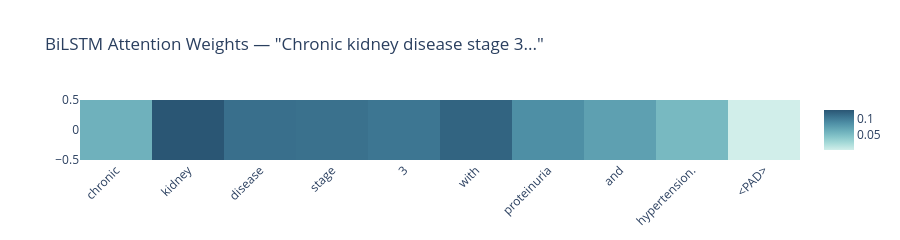

The cell this chart's notebook holds for it:
### Code cell
# ── BiLSTM attention heatmap on a sample note ────────────────────────
sample_text = "Chronic kidney disease stage 3 with proteinuria and hypertension."
sample_enc  = torch.tensor([encode(sample_text, vocab)], dtype=torch.long).to(DEVICE)

bilstm.eval()
with torch.no_grad():
    emb_out, _ = bilstm.lstm(bilstm.embedding(sample_enc))
    _, attn_weights = bilstm.attn_pool(emb_out)   # (1, T)

weights = attn_weights[0].cpu().numpy()
tokens  = sample_text.lower().split()[:MAX_LEN]
# Pad or truncate to MAX_LEN
while len(tokens) < MAX_LEN: tokens.append('<PAD>')
tokens = tokens[:MAX_LEN]

fig4 = go.Figure(go.Heatmap(
    z=[weights],
    x=tokens,
    colorscale='Teal',
    showscale=True,
))
fig4.update_layout(
    title='BiLSTM Attention Weights — "Chronic kidney disease stage 3..."',
    xaxis_tickangle=-45,
    height=200,
    template='plotly_white',
)
fig4.show()
print('💡 Higher attention weight → token more important to final classification decision.')

### Figure 1 — Plotly figure (JSON) as saved in the notebook; plotly's stock layout.template omitted (floating-point values rounded to 4 significant figures)
{"data": [{"colorscale": [[0.0, "rgb(209, 238, 234)"], [0.1667, "rgb(168, 219, 217)"], [0.3333, "rgb(133, 196, 201)"], [0.5, "rgb(104, 171, 184)"], [0.6667, "rgb(79, 144, 166)"], [0.8333, "rgb(59, 115, 143)"], [1.0, "rgb(42, 86, 116)"]], "showscale": true, "type": "heatmap", "x": ["chronic", "kidney", "disease", "stage", "3", "with", "proteinuria", "and", "hypertension.", "<PAD>", "<PAD>", "<PAD>", "<PAD>", "<PAD>", "<PAD>", "<PAD>", "<PAD>", "<PAD>", "<PAD>", "<PAD>", "<PAD>", "<PAD>", "<PAD>", "<PAD>", "<PAD>", "<PAD>", "<PAD>", "<PAD>", "<PAD>", "<PAD>", "<PAD>", "<PAD>", "<PAD>", "<PAD>", "<PAD>", "<PAD>", "<PAD>", "<PAD>", "<PAD>", "<PAD>"], "z": [[0.05944, 0.1292, 0.1104, 0.109, 0.1052, 0.119, 0.0868, 0.07324, 0.05276, 0.03483, 0.02586, 0.01895, 0.01369, 0.01049, 0.008443, 0.007073, 0.005932, 0.004782, 0.003707, 0.002921, 0.002397, 0.002081, 0.001849, 0.001597, 0.001347, 0.001169, 0.001039, 0.0009263, 0.0008321, 0.0007501, 0.0006724, 0.0006018, 0.000541, 0.000493, 0.000456, 0.0004241, 0.0003882, 0.0003295, 0.000222, 9.361e-05]]}], "layout": {"height": 200, "title": {"text": "BiLSTM Attention Weights — \"Chronic kidney disease stage 3...\""}, "xaxis": {"tickangle": -45}}}
